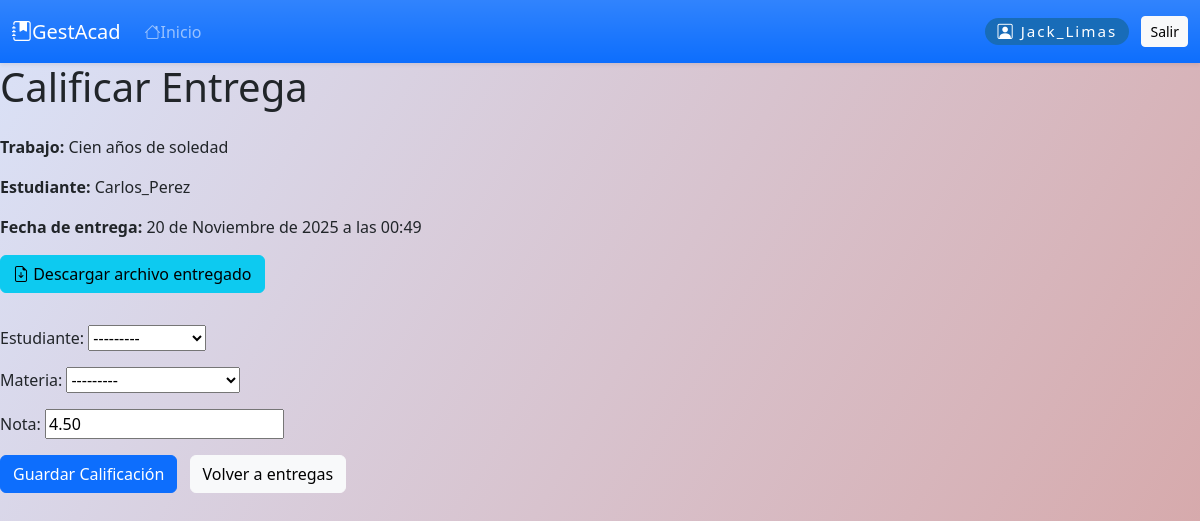
Page /calificaciones/calificar-entrega/3/ (signed in) on the committed database.
### trabajos/models.py (models this page shows, shortened)
class EntregaTrabajo(models.Model):
    trabajo = models.ForeignKey(Trabajo, on_delete=models.CASCADE, related_name='entregas')
    estudiante = models.ForeignKey(User, on_delete=models.CASCADE, limit_choices_to={'groups__name': 'Estudiante'})
    archivo = models.FileField(upload_to='entregas/trabajos/')
    fecha_entrega = models.DateTimeField(auto_now_add=True)
    calificacion = models.DecimalField(max_digits=5, decimal_places=2, null=True, blank=True)
    observaciones = models.TextField(blank=True)

class Trabajo(models.Model):
    materia = models.ForeignKey(Materia, on_delete=models.CASCADE, related_name='trabajos')
    profesor = models.ForeignKey(User, on_delete=models.CASCADE, limit_choices_to={'groups__name': 'Profesor'})
    titulo = models.CharField(max_length=200)
    descripcion = models.TextField(blank=True)
    fecha_limite = models.DateTimeField()
    fecha_creacion = models.DateTimeField(auto_now_add=True)

### calificaciones/views.py (the view)
# urls.py: path('calificar-entrega/<int:entrega_id>/', views.calificar_entrega, name='calificar_entrega'),
@login_required
@user_passes_test(es_profesor)
def calificar_entrega(request, entrega_id):
    entrega = get_object_or_404(EntregaTrabajo, id=entrega_id)
    if request.method == 'POST':
        form = CalificacionForm(request.POST)
        if form.is_valid():
            calificacion = form.save(commit=False)
            calificacion.estudiante = entrega.estudiante
            calificacion.materia = entrega.trabajo.materia
            calificacion.save()
            entrega.calificacion = calificacion.nota
            entrega.save()
            messages.success(request, "Calificación guardada.")
            return redirect('trabajos:revisar_entregas', trabajo_id=entrega.trabajo.id)
    else:
        initial = {'nota': entrega.calificacion} if entrega.calificacion else {}
        form = CalificacionForm(initial=initial)
    return render(request, 'calificaciones/calificar_entrega.html', {'form': form, 'entrega': entrega})

### calificaciones/forms.py
class CalificacionForm(forms.ModelForm):
    class Meta:
        model = Calificacion
        fields = ['estudiante', 'materia', 'nota']

### calificaciones/views.py (called while the page is built)
def es_profesor(user):
    return user.groups.filter(name='Profesor').exists() or user.is_superuser

### cursos/models.py (called while the page is built)
    def __str__(self):
        return f"{self.nombre} ({self.curso.nombre})"

### calificaciones/templates/calificaciones/calificar_entrega.html (shortened to what this page needs)
{% extends "base.html" %}
{% block content %}
<div class="content-box">
  <h1 class="welcome mb-4">Calificar Entrega</h1>
  <p><strong>Trabajo:</strong> {{ entrega.trabajo.titulo }}</p>
  <p><strong>Estudiante:</strong> {{ entrega.estudiante.username }}</p>
  <p><strong>Fecha de entrega:</strong> {{ entrega.fecha_entrega }}</p>
  <p>
    <a href="{{ entrega.archivo.url }}" target="_blank" class="btn btn-info mb-3">
      <i class="bi bi-file-earmark-arrow-down"></i> Descargar archivo entregado
    </a>
  </p>
  <form method="post">
    {{ form.as_p }}
    <button type="submit" class="btn btn-primary">Guardar Calificación</button>
    <a href="{% url 'trabajos:revisar_entregas' entrega.trabajo.id %}" class="btn btn-light ms-2">Volver a entregas</a>
  </form>
</div>
{% endblock %}

### templates/base.html (shortened to what this page needs)
<!DOCTYPE html>
<html lang="es">
<head>
    <link href="https://cdn.jsdelivr.net/npm/bootstrap@5.3.2/dist/css/bootstrap.min.css" rel="stylesheet">
    <link href="https://cdn.jsdelivr.net/npm/bootstrap-icons@1.10.5/font/bootstrap-icons.css" rel="stylesheet">
</head>
<body>
<nav class="navbar navbar-expand-lg navbar-dark bg-gradient bg-primary shadow-sm">
  <div class="container-fluid">
    <a class="navbar-brand d-flex align-items-center" href="{% url 'dashboard:dashboard' %}">
        <i class="bi bi-journal-bookmark-fill"></i> GestAcad
    </a>
    <div class="collapse navbar-collapse" id="navbarSupportedContent">
      <ul class="navbar-nav me-auto mb-2 mb-lg-0">
        {% if rol == 'admin' %}
          <li class="nav-item"><a class="nav-link" href="{% url 'dashboard:dashboard' %}"><i class="bi bi-house-fill"></i>Dashboard</a></li>
          <li class="nav-item"><a class="nav-link" href="{% url 'usuarios:perfil' %}"><i class="bi bi-person-badge-fill"></i>Usuarios</a></li>
          <li class="nav-item"><a class="nav-link" href="{% url 'cursos:listar_cursos' %}"><i class="bi bi-easel2-fill"></i>Cursos</a></li>
          <li class="nav-item"><a class="nav-link" href="{% url 'cursos:listar_materias' %}"><i class="bi bi-journals"></i>Materias</a></li>
          <li class="nav-item"><a class="nav-link" href="{% url 'calificaciones:listar_calificaciones' %}"><i class="bi bi-award-fill"></i>Calificaciones</a></li>
          <li class="nav-item"><a class="nav-link" href="{% url 'asistencia:listar_asistencia' %}"><i class="bi bi-calendar-check-fill"></i>Asistencias</a></li>
        {% else %}
          <li class="nav-item"><a class="nav-link" href="{% url 'home' %}"><i class="bi bi-house"></i>Inicio</a></li>
        {% endif %}
      </ul>
      {% if user.is_authenticated %}
      <span class="navbar-text d-flex align-items-center">
        <span class="perfil-chip"><i class="bi bi-person-square"></i> {{ user.username }}</span>
        <form action="{% url 'usuarios:logout' %}" method="post" style="display:inline;">
            <button type="submit" class="btn btn-light btn-sm">Salir</button>
        </form>
      </span>
      {% endif %}
    </div>
  </div>
</nav>
{% block content %}{% endblock %}
</body>
</html>

### templates/base.html (style rules this page uses)
body { background: linear-gradient(120deg, #dae2f8 0%, #d6a4a4 100%); min-height: 100vh; margin: 0; }
.navbar { position: sticky; top: 0; z-index: 1000; }
.perfil-chip { background: #186cb8; color: #fff; border-radius: 1em; padding: 0.13em 0.8em 0.13em 0.8em; font-size: 0.95em; margin-right: 0.8em; letter-spacing: 0.13em; }

### rows in the picture
EntregaTrabajo: trabajo.titulo "Cien años de soledad", estudiante.username "Carlos_Perez", fecha_entrega "20 de Noviembre de 2025 a las 00:49"

### other values in the picture
{{ user.username }} "Jack_Limas"
